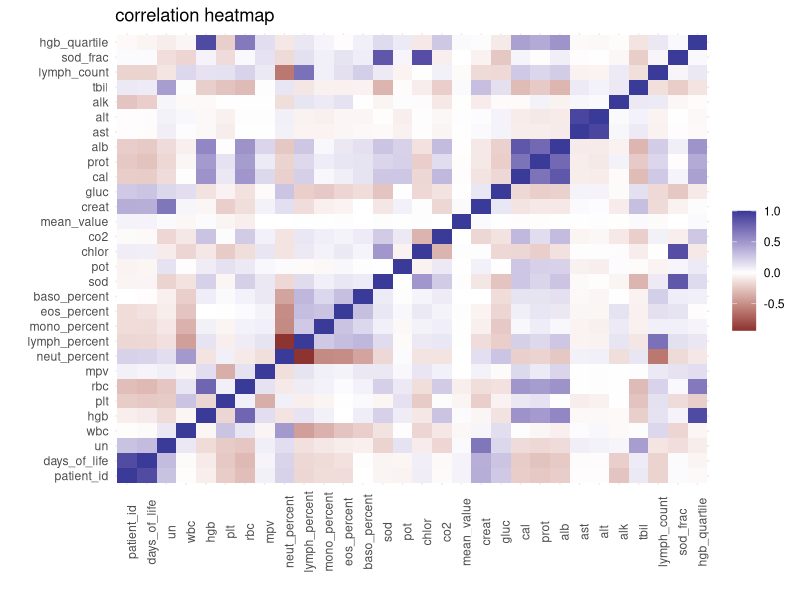
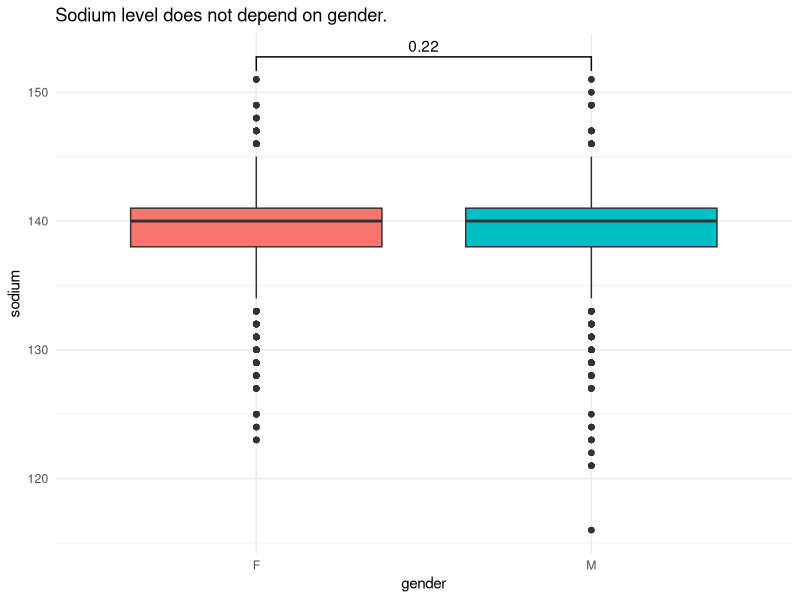
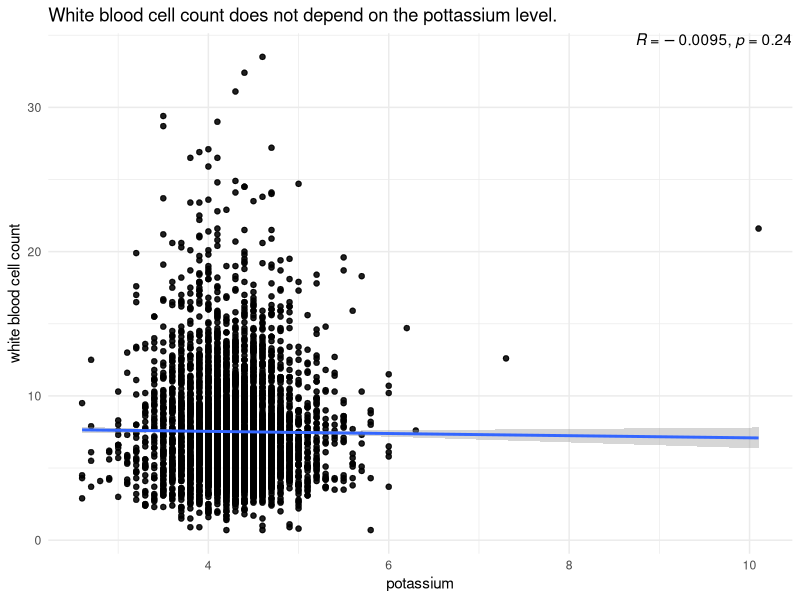
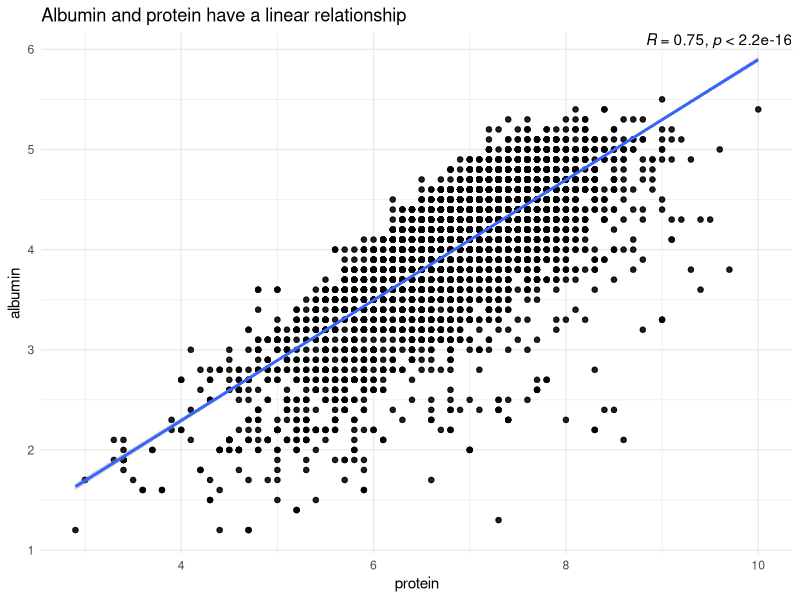
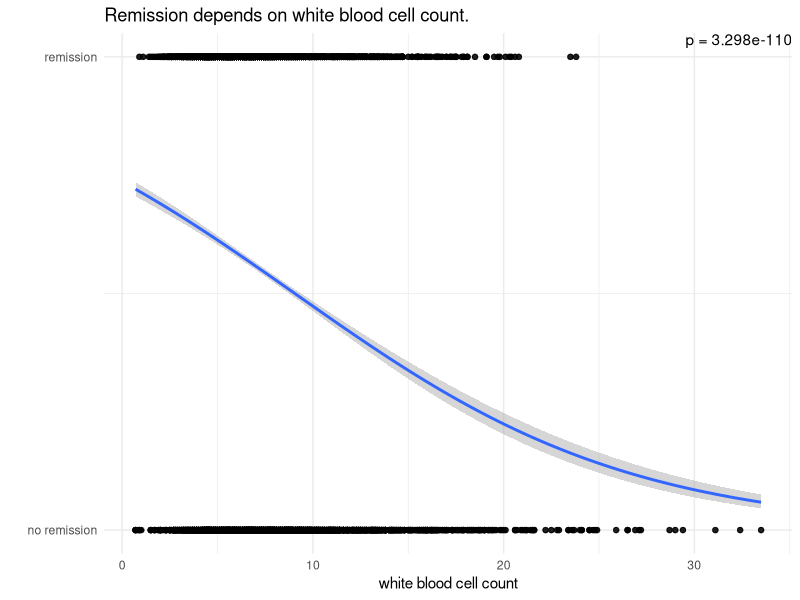

The R script that drew these images, in order:
library(tidyverse)
library(here)
library(reshape2)
library(ggpubr)

# Data from Day 6
df_adjusted = read_table(here("joined_adjusted.tsv"))

theme_set(theme_minimal())

# Are there any correlated measurements?
cor(df_adjusted[, sapply(df_adjusted, is.numeric)], use = "complete.obs") %>%
  reshape2::melt() %>%
  ggplot(aes(Var1, Var2, fill = value)) +
  geom_tile() +
  scale_fill_gradient2() +
  theme(axis.text.x = element_text(angle = 90)) +
  labs(x = "", y = "", fill = "", title = "correlation heatmap")
# (answer: yes)
  
# Does the sodium distribution depend on `gender`?
df_adjusted %>%
  ggplot(aes(gender, sod, fill = gender)) +
  geom_boxplot() +
  geom_signif(comparisons = list(c("M", "F")), test = "t.test") +
  labs(y = "sodium", title = "Sodium level does not depend on gender.") +
  theme(legend.position = "none")

# Does the white blood cell count distribution depend on `pot`?
df_adjusted %>%
  ggplot(aes(pot, wbc)) +
  geom_point(alpha=0.5) +
  geom_smooth(method = "lm") +
  stat_cor(label.x = Inf, label.y = Inf, hjust = 1, vjust = 1) +
  labs(x = "potassium", y = "white blood cell count", 
       title = "White blood cell count does not depend on the pottassium level.")

# Do albumin and protein have a linear relationship?
df_adjusted %>%
  ggplot(aes(prot, alb)) +
  geom_point(alpha=0.5) +
  geom_smooth(method = "lm") +
  stat_cor(label.x = Inf, label.y = Inf, hjust = 1, vjust = 1) +
  labs(x = "protein", y = "albumin", 
       title = "Albumin and protein have a linear relationship")

# Does remission of inflammation after Thiopurines for > 12 weeks change with percent of monocytes in WBC count?
# p-value from logistic regression model
model = glm(remission ~ wbc, data = df_adjusted, family = binomial)
p_val = summary(model)$coefficients[2,4]

df_adjusted %>%
  ggplot(aes(wbc, as.integer(remission))) + 
  geom_point(alpha = .5) +
  geom_smooth(method="glm", method.args=list(family="binomial")) +
  annotate("text", x = Inf, y = Inf, 
           label = sprintf("p = %.3e", p_val), vjust = 1, hjust = 1) +
  labs(x = "white blood cell count", y = "", 
       title = "Remission depends on white blood cell count.") +
  scale_y_continuous(breaks = c(0, 1), labels = c("no remission", "remission"))
# I'm not doing statistics for this one for now.
